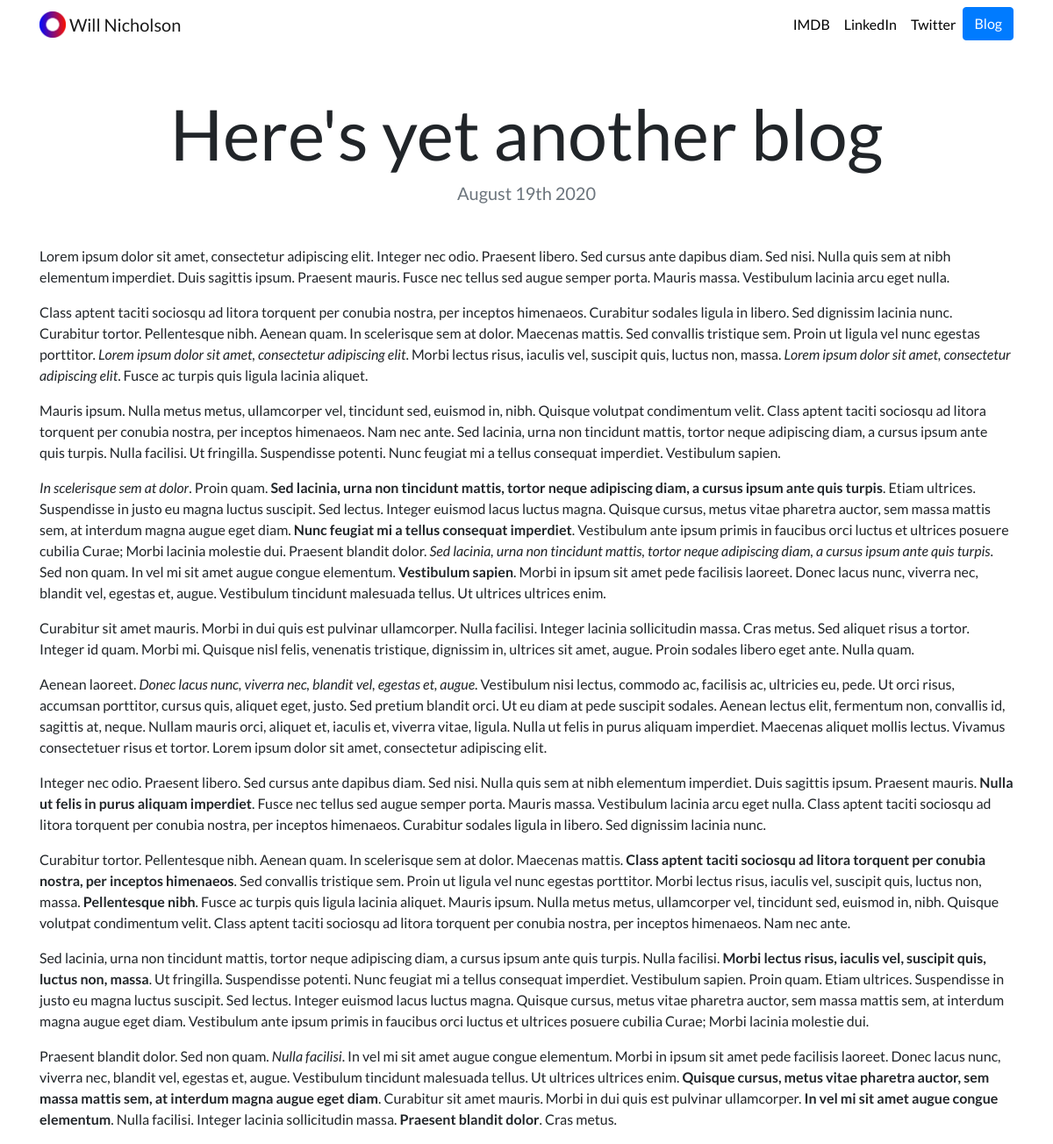
The page /blog/9/ on the database its author committed.
### blog/models.py (models this page shows, shortened)
class Blog(models.Model):
    title = models.CharField(max_length = 200)
    description = models.TextField()
    date = models.DateField()

### blog/views.py (the view)
# urls.py: path('<int:blog_id>/', views.detail, name='detail'),
def detail(request, blog_id):
    blog = get_object_or_404(Blog, pk=blog_id)
    return render(request, 'blog/detail.html', {'blog':blog})

### blog/templates/blog/detail.html
{% extends "portfolio/base.html" %}
{% load static %}
{% block content %}
<h1 class="text-center mt-5" id="blogdetailtitle">{{ blog.title }}</h1>
<h5 class="text-center text-muted mb-5">{{ blog.date|date:'F jS Y' }}</h5>
{{ blog.description|safe }}
{% endblock %}

### portfolio/static/portfolio/custom.css (style rules this page uses)
body { font-family: 'Lato', sans-serif; }
@media (min-width: 992px) { #blogdetailtitle { font-size: 5rem; } }

### rows shown on the page
Blog: title "Here's yet another blog", date "August 19th 2020", description "Lorem ipsum dolor sit amet, consectetur adipiscing elit. Integer nec odio. Praesent libero. Sed cursus ante dapibus diam. Sed nisi. Nulla quis sem at nibh elementum imperdiet. Duis sagittis ipsum. Praesent mauris. Fusce nec tellus sed augue semper porta. Mauris massa. Vestibulum lacinia arcu eget nulla. Class aptent taciti sociosqu ad litora torquent per conubia nostra, per inceptos himenaeos. Curabitur sodales ligula in libero. Sed dignissim lacinia nunc. Curabitur tortor. Pellentesque nibh. Aenean quam. In scelerisque sem at dolor. Maecenas mattis. Sed convallis tristique sem. Proin ut ligula vel nunc egestas porttitor. Lorem ipsum dolor sit amet, consectetur adipiscing elit . Morbi…"
